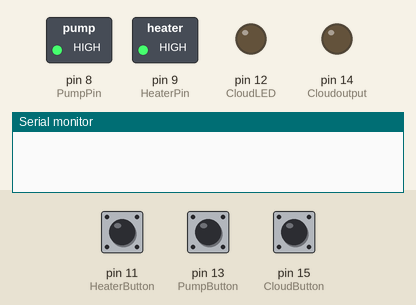
The sketch below on a simulated Arduino Uno, built with avr-gcc and run on an emulated ATmega328P. On the bench: switched loads named in the sketch (green lamp = pin HIGH), output pins drawn as LEDs (lit = HIGH), the last lines printed to the serial monitor. The inputs (shaded band) are chosen by the test bench; at power-on: pin 15 (CloudButton) LOW, pin 11 (HeaterButton) LOW, pin 13 (PumpButton) LOW.

Above: at 1.2 s.
1.3 s: pin 15 (CloudButton) pulled HIGH for 0.15 s
At 1.4 s:
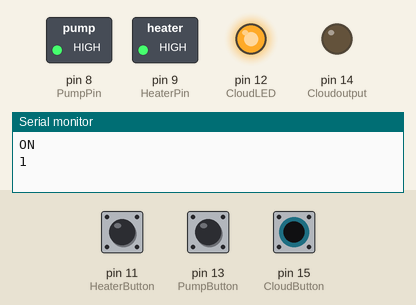
2.9 s: pin 15 (CloudButton) pulled HIGH for 3.2 s
At 6.9 s:
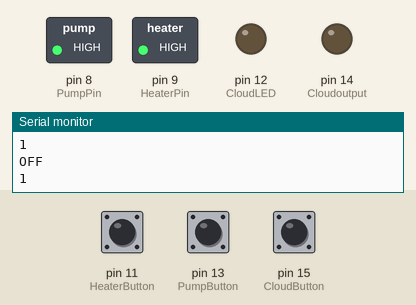
Timing chart, 0 to 8.4 s (numbered marks = the images above; inputs shaded):
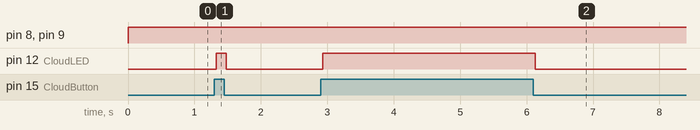

Measured:
- after the input at 1.3 s, pin 12 (CloudLED): LOW → HIGH at once, → LOW 0.15 s later
- after the input at 2.9 s, pin 12 (CloudLED): LOW → HIGH at once, → LOW 3.2 s later

The sketch:

Alex_s_Code.ino
```cpp
const int CloudButton =15;
const int HeaterButton =11;
const int PumpButton =13;
const int CloudLED=12;
const int Cloudoutput =14;
const int PumpPin = 8;
const int HeaterPin = 9;

int lastcloudread=LOW;
const  int mindelay=30;
long statechangetime;
int newcloudstate= LOW;

int lastpumpread=LOW;
long pumpstatechangetime;
int newpumpstate= LOW;

int lastheaterread=LOW;
long heaterstatechangetime;
int newheaterstate= LOW;

long loopnum;
const int looprepeat=2500;
const double dutycycle=0.5;
#define MOTORON LOW
#define MOTOROFF HIGH
#define HEATERON LOW
#define HEATEROFF HIGH

void setup() {
  // put your setup code here, to run once:
  Serial.begin(9600);
  pinMode(CloudButton, INPUT);
  pinMode(Cloudoutput, OUTPUT);
  pinMode(CloudLED, OUTPUT);
  pinMode(PumpButton, INPUT);
  pinMode(PumpPin, OUTPUT);
  pinMode(HeaterButton, INPUT);
  pinMode(HeaterPin, OUTPUT);
  digitalWrite(Cloudoutput, LOW);
  statechangetime=millis();
  loopnum=0;
}

void loop() {
  loopnum++;
  if (loopnum==looprepeat)
  {
    loopnum=0;
  }

  // put your main code here, to run repeatedly:
  int cloudread=digitalRead(CloudButton);
  int pumpread=digitalRead(PumpButton);
  int heaterread=digitalRead(HeaterButton);

  if (cloudread!=lastcloudread)
  {
    statechangetime=millis();
  }

  if ((millis()-statechangetime)>mindelay)
  {
    if (cloudread!=newcloudstate)
    {
      newcloudstate=cloudread;
      if (newcloudstate== HIGH)
      {
        Serial.println("ON");
        //DoCloud()
        //digitalWrite(PumpPin, HIGH);
      }
      else
      {
        Serial.println("OFF");
        //digitalWrite(PumpPin, LOW);
      }
      digitalWrite(CloudLED, newcloudstate);
      Serial.println(digitalRead(PumpPin));
    }
  }

  if (pumpread!=lastpumpread)
  {
    pumpstatechangetime=millis();
  }

  if ((millis()-pumpstatechangetime)>mindelay)
  {
    if (pumpread!=newpumpstate)
    {
      newpumpstate=pumpread;
      if (newpumpstate== HIGH)
      {
        //Serial.println("ON");
        //DoCloud()
        //digitalWrite(PumpPin, HIGH);
      }
      else
      {
        //Serial.println("OFF");
        //digitalWrite(PumpPin, LOW);
      }
      //digitalWrite(CloudLED, newcloudstate);
      //Serial.println(digitalRead(PumpPin));
    }
  }
  if (heaterread!=lastheaterread)
  {
    heaterstatechangetime=millis();
  }

  if ((millis()-heaterstatechangetime)>mindelay)
  {
    if (heaterread!=newheaterstate)
    {
      newheaterstate=heaterread;
      if (newheaterstate== HIGH)
      {
        //Serial.println("ON");
        //DoCloud()
        //digitalWrite(PumpPin, HIGH);
      }
      else
      {
        //Serial.println("OFF");
        //digitalWrite(PumpPin, LOW);
      }
      //digitalWrite(CloudLED, newcloudstate);
      //Serial.println(digitalRead(PumpPin));
    }
  }

  pump(loopnum, newpumpstate);
  heater(loopnum, newheaterstate);

  lastcloudread=cloudread;
  lastpumpread=pumpread;
  lastheaterread=heaterread;
}

void pump (int PWMposition, int onoff)
{

  if (PWMposition<looprepeat*dutycycle&&onoff==HIGH)
  {
    digitalWrite(PumpPin, MOTORON);
  }
  else
  {
    digitalWrite(PumpPin, MOTOROFF);
  }
}

void heater (int PWMposition, int onoff)
{

  if (PWMposition<looprepeat*dutycycle&&onoff==HIGH)
  {
    digitalWrite(HeaterPin, HEATERON);
  }
  else
  {
    digitalWrite(HeaterPin, HEATEROFF);
  }
}
```
